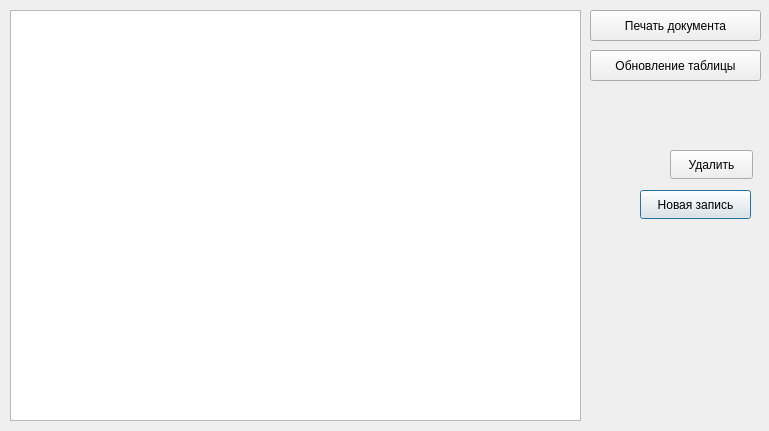
<?xml version="1.0" encoding="UTF-8"?>
<ui version="4.0">
 <class>DialogSotr</class>
 <widget class="QDialog" name="DialogSotr">
  <property name="geometry">
   <rect>
    <x>0</x>
    <y>0</y>
    <width>769</width>
    <height>431</height>
   </rect>
  </property>
  <property name="windowTitle">
   <string>Dialog</string>
  </property>
  <widget class="QTableView" name="tableView">
   <property name="geometry">
    <rect>
     <x>10</x>
     <y>10</y>
     <width>571</width>
     <height>411</height>
    </rect>
   </property>
  </widget>
  <widget class="QPushButton" name="pushButton">
   <property name="geometry">
    <rect>
     <x>640</x>
     <y>190</y>
     <width>111</width>
     <height>29</height>
    </rect>
   </property>
   <property name="text">
    <string>Новая запись</string>
   </property>
  </widget>
  <widget class="QPushButton" name="pushButton_2">
   <property name="geometry">
    <rect>
     <x>670</x>
     <y>150</y>
     <width>83</width>
     <height>29</height>
    </rect>
   </property>
   <property name="text">
    <string>Удалить</string>
   </property>
  </widget>
  <widget class="QPushButton" name="pushButton_3">
   <property name="geometry">
    <rect>
     <x>590</x>
     <y>50</y>
     <width>171</width>
     <height>31</height>
    </rect>
   </property>
   <property name="text">
    <string>Обновление таблицы</string>
   </property>
  </widget>
  <widget class="QPushButton" name="pushButton_4">
   <property name="geometry">
    <rect>
     <x>590</x>
     <y>10</y>
     <width>171</width>
     <height>31</height>
    </rect>
   </property>
   <property name="text">
    <string>Печать документа</string>
   </property>
  </widget>
 </widget>
 <resources/>
 <connections/>
</ui>
